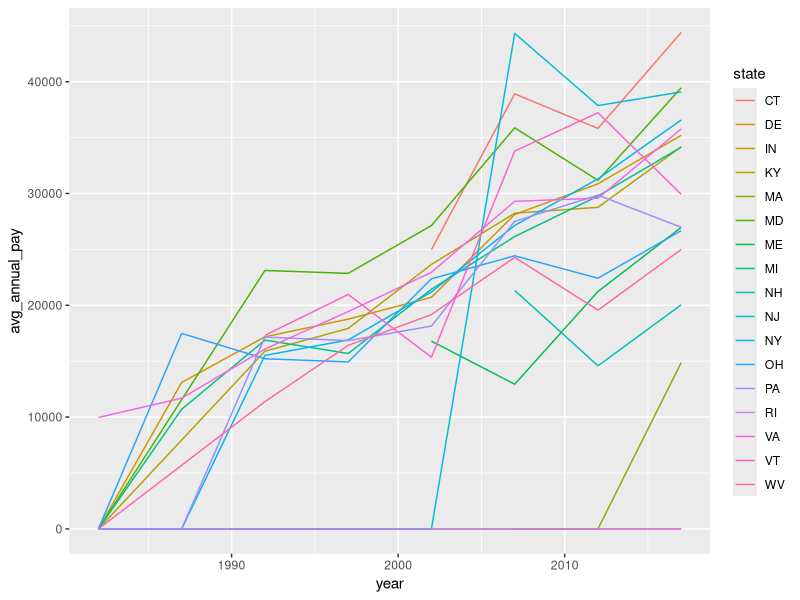
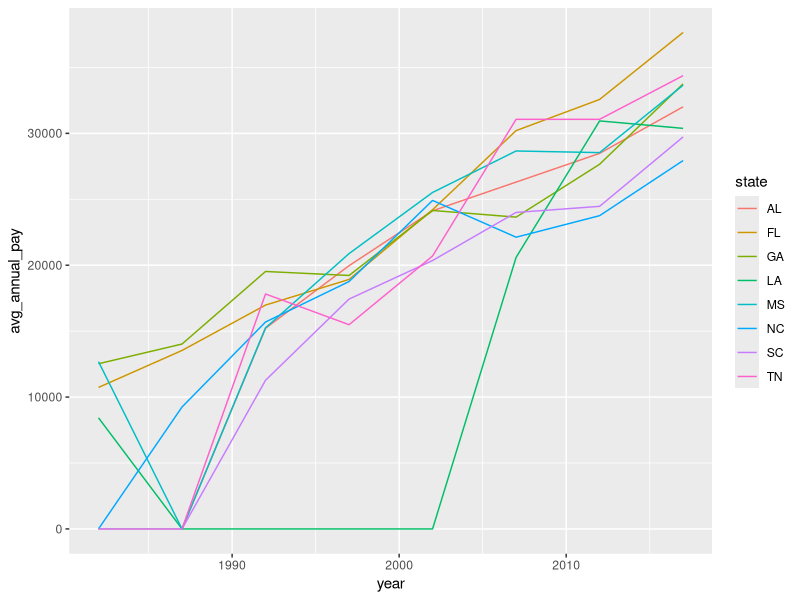
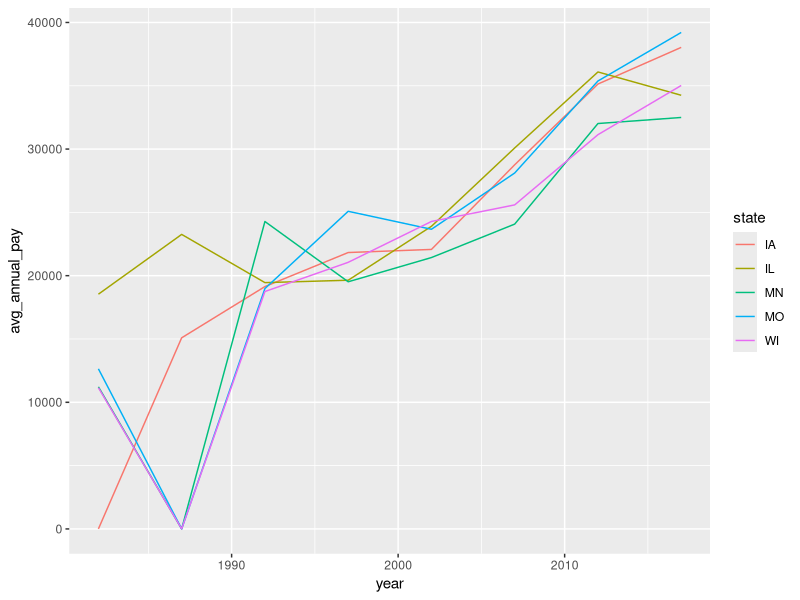
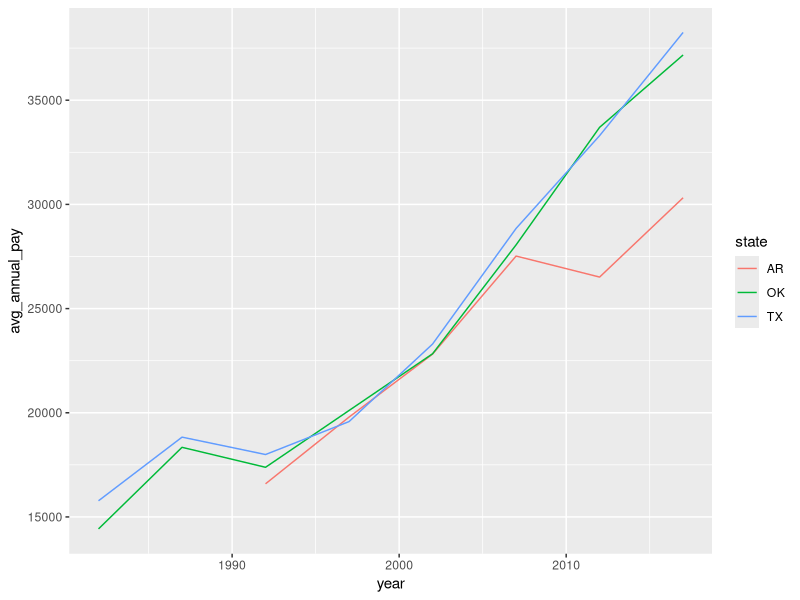
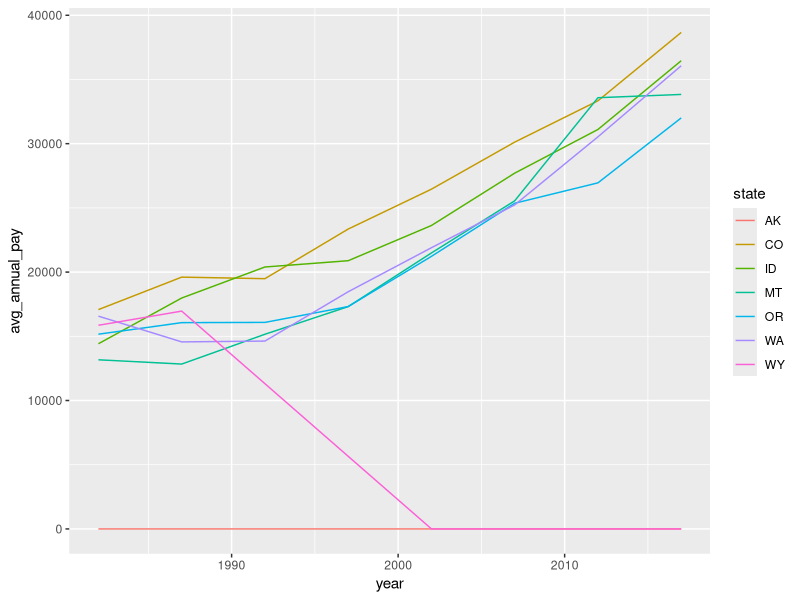
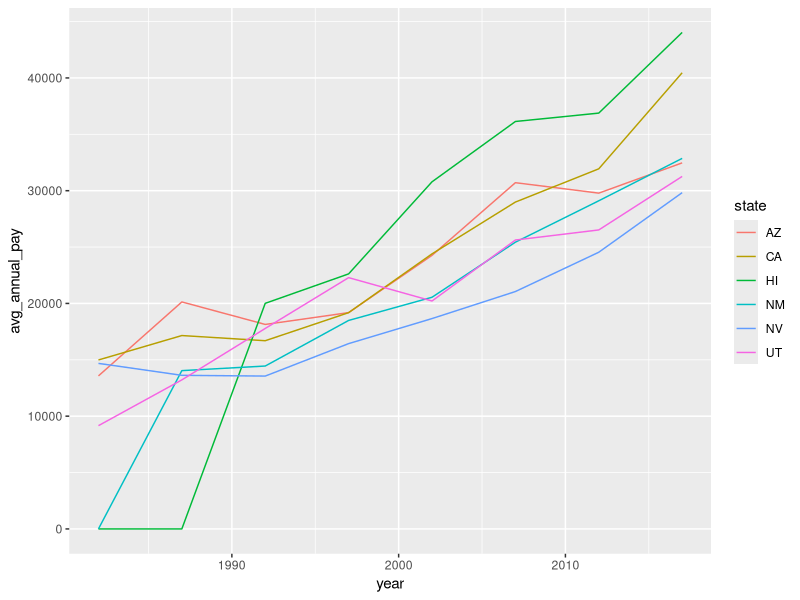
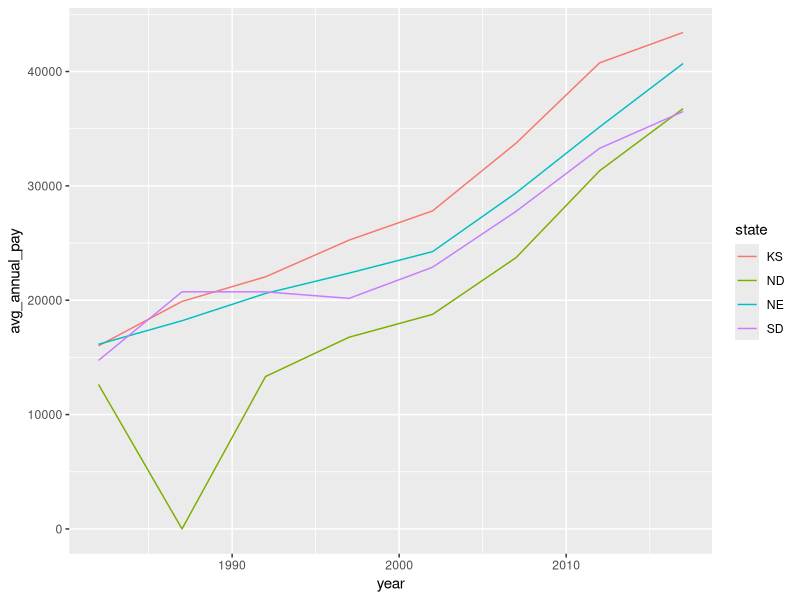

Recreate these plots in R, in order.
## ---- chunk 1
knitr::opts_chunk$set(echo = TRUE, warning = F, message = F)
## ---- chunk 2
# suppressPackageStartupMessages(library(tidyverse))
library(tidyverse)
library(readxl)

#create a blank list
LB <- list()

#start the loop over length of n, sheets #1 through 8 use the {} to indicate the start and end of the loop
for (i in 1:8){
  LB[[i]] <- read_xlsx("Labor_Beef.xlsx", sheet = i, col_names = T)
}

#do.call with rbind says to do the rbind operation over every element in the list LB, 
LB.df <- do.call(rbind, LB)

## ---- chunk 3
# in LB.df get rid of puerto rico and virigin islands
LB.df<- LB.df[LB.df$area_title !="Puerto Rico -- Statewide" & LB.df$area_title !="Virgin Islands -- Statewide",]
#view(LB.df)

# remove all the " -- Statewide" form the area_title column
LB.df$area_title <-gsub(" -- Statewide", "", as.character(LB.df$area_title))
view(LB.df)
unique(LB.df$area_title)

#rename the colum area_title to state for simplicty
#names(df)[names(df) == 'old.var.name'] <- 'new.var.name'
names(LB.df)[names(LB.df) == 'area_title'] <- 'state'

#Turn the state name into an abbreviation 
LB.df$state<-state.abb[match(LB.df$state,state.name)]
unique(LB.df$state)
## ---- chunk 4
# now add a column that specifies the region using a nested if else statement
LB.df$region <-
  ifelse(
    LB.df$state == "ME" |
      LB.df$state == "MA" |
      LB.df$state == "NY" | LB.df$state == "CT" | LB.df$state == "DE" |
      LB.df$state == "RI" |
      LB.df$state == "PA" |
      LB.df$state == "VT" | LB.df$state == "NH" | LB.df$state == "NJ" |
      LB.df$state == "MD" |
      LB.df$state == "VA" |
      LB.df$state == "WV" | LB.df$state == "KY" | LB.df$state == "OH" |
      LB.df$state == "IN" | LB.df$state == "MI",
    '1',
    ifelse(
      LB.df$state == "FL" |
        LB.df$state == "GA" |
        LB.df$state == "SC" | LB.df$state == "NC" | LB.df$state == "TN" |
        LB.df$state == "MS" |
        LB.df$state == "LA" | LB.df$state == "AL",
      '2',
      ifelse(
        LB.df$state == "WI" |
          LB.df$state == "IL" |
          LB.df$state == "MO" | LB.df$state == "IA" | LB.df$state ==
          "MN",
        '3',
        ifelse(
          LB.df$state == "TX" | LB.df$state == "AR"
          | LB.df$state == "OK",
          '4',
          ifelse(
            LB.df$state == "CO" | LB.df$state == "WY" |
              LB.df$state == "MT" |
              LB.df$state == "WA" |
              LB.df$state == "OR" | LB.df$state == "AK" | LB.df$state == "ID",
            '5',
            ifelse(
              LB.df$state == "CA" |
                LB.df$state == "NV" |
                LB.df$state == "UT" | LB.df$state == "AZ" | LB.df$state ==
                "NM" |
                LB.df$state == "HI",
              '6',
              ifelse(
                LB.df$state == "ND" | LB.df$state == "SD" | LB.df$state == "NE" |
                  LB.df$state == "KS",
                '7',
                'BAD'
              )
            )
          )
        )
      )
    )
  )
## ---- chunk 5

#create a list in a loop
LBR <- list()

#start the loop over length of n, sheets #1 through 8 use the {} to indicate the start and end of the loop
for (i in 1:7){LBR[[i]]<-LB.df %>% filter(region == i)}

for (i in 1:7) {
  print(ggplot(LBR[[i]], aes(x=year)) + 
          geom_line(aes(y = avg_annual_pay, color = state)))}
